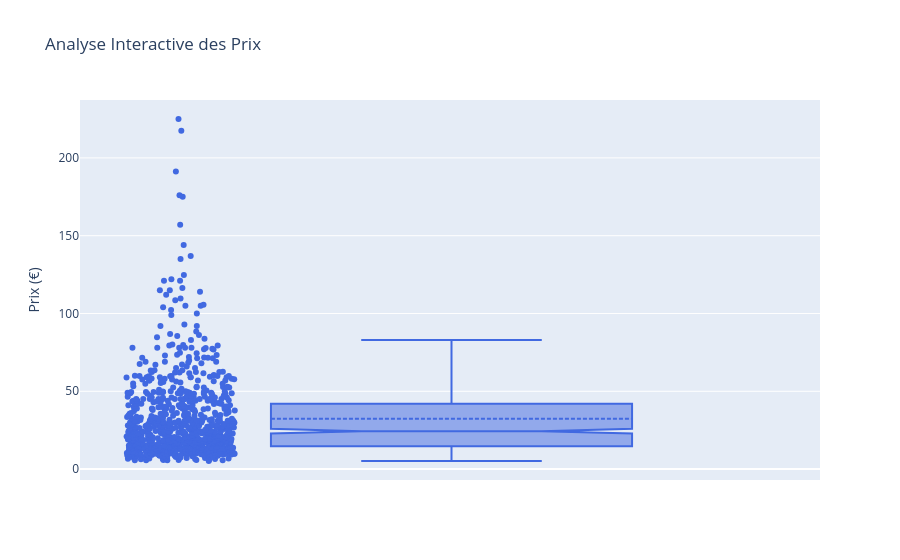

This figure's notebook cell:
### Code cell
# Création du boxplot interactif
fig = px.box(df_final, 
             y="price", 
             points="all",        # Affiche tous les points à côté de la boîte
             notched=True,        # Ajoute une encoche à la médiane
             title="Analyse Interactive des Prix",
             labels={'price': 'Prix (€)'},
             hover_data=['post_title']) # Affiche le nom du vin au survol

# Personnalisation du design
fig.update_traces(marker_color='royalblue', boxmean=True) # Affiche aussi la moyenne

#Export au format html pour garder le style interactif
fig.write_html("analyse_prix.html")

#Affichage
fig.show()

### Figure 1 — Plotly figure (JSON) as saved in the notebook; plotly's stock layout.template omitted (floating-point values rounded to 4 significant figures; data arrays with more than 128 entries replaced by an {"elided": "..."} marker saying what was removed)
{"data": [{"alignmentgroup": "True", "boxmean": true, "boxpoints": "all", "customdata": {"elided": "827x1 str values"}, "hovertemplate": "Prix (€)=%{y}<br>post_title=%{customdata[0]}<extra></extra>", "legendgroup": "", "marker": {"color": "royalblue"}, "name": "", "notched": true, "offsetgroup": "", "orientation": "v", "showlegend": false, "type": "box", "x0": " ", "xaxis": "x", "y": {"elided": "827 float values"}, "y0": " ", "yaxis": "y"}], "layout": {"boxmode": "group", "legend": {"tracegroupgap": 0}, "title": {"text": "Analyse Interactive des Prix"}, "xaxis": {"anchor": "y", "domain": [0, 1]}, "yaxis": {"anchor": "x", "domain": [0, 1], "title": {"text": "Prix (€)"}}}}
